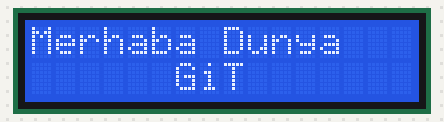
The sketch below on a simulated Arduino Uno, built with avr-gcc and run on an emulated ATmega328P. On the bench: 16×2 character LCD.

Above: at 0.1 s.
At 2.1 s:
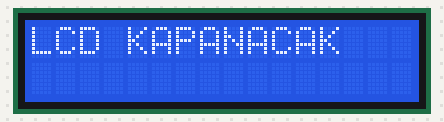

Measured:
- what the display in image 1 shows lasts 2.0 s, from 2.1 s to 4.1 s

The sketch:

lcdwithi2c.ino
```cpp
#include <LiquidCrystal_I2C.h>
#include <Wire.h>
LiquidCrystal_I2C lcd(0x27,16,2);//0x27 tanımlama


void setup() {
  lcd.init(); //başlatıyoruz
  lcd.backlight(); //arka plandaki ışığı açıyor I2C olmayınca farklı bir kod oluyor
  lcd.setCursor(0,0);
  lcd.print("Merhaba Dunya");
  lcd.setCursor(6,1);
  lcd.print("GiT");

  delay(2000);
  lcd.clear();
  lcd.setCursor(0,0);
  lcd.print("LCD KAPANACAK");
  delay(2000);
  lcd.noDisplay();// ekrandaki yazıları siliyor
  //lcd.noBacklight();

  // kayan yazılar fonksiyonları
}

void loop() {


}
```
